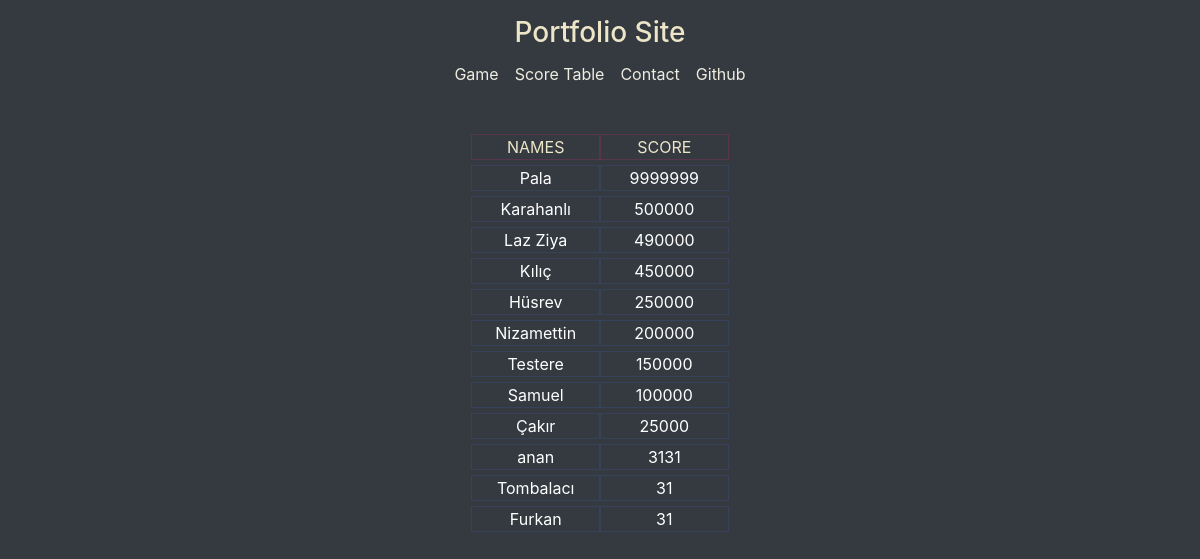
The page /table.html on the database its author committed.
### app.py (models this page shows, shortened)
class Player(db.Model):
    id = db.Column(db.Integer, primary_key=True)
    name = db.Column(db.String(20), unique=True, nullable=False)
    score = db.Column(db.Integer, nullable=False)

### app.py (the view)
@app.route('/table.html')
def table():
    players = Player.query.all()
    dic = dict()
    for i in range(len(players)):
        elem = {players[i].name:players[i].score}
        dic.update(elem)
    dic = {k: v for k, v in sorted(dic.items(), reverse=True, key = lambda item:item[1])}
    return render_template('table.html',values=dic)

### templates/table.html (shortened to what this page needs)
{% extends 'base.html'%}  {% block body %}
<div id="root" class="container d-flex w-50 h-100 p-3 mx-auto flex-column">
  <header class="mb-auto">
    <div>
      <h3 class="float-md-start mb-0">Portfolio Site</h3>
      <nav class="nav nav-masthead justify-content-center float-md-end">
        <div class="d-flex flex-row mb-3">
          <div class="p-2">
            <a
              class="nav-link fw-bold py-1 px-0 NavLink"
              aria-current="page"
              href="index.html"
              >Game</a
            >
          </div>
          <div class="p-2">
            <a
              class="nav-link fw-bold py-1 active px-0 NavLink"
              aria-current="page"
              href="table.html"
              >Score Table</a
            >
          </div>
          <div class="p-2">
            <a class="nav-link fw-bold py-1 px-0 NavLink" href="contact.html"
              >Contact</a
            >
          </div>
          <div class="p-2">
            <a class="nav-link fw-bold py-1 px-0 NavLink" href="#">Github</a>
          </div>
        </div>
      </nav>
    </div>
  </header>
  <main>
    <div class="container" id="table">
      <div class="row row-cols-2">
        <div class="col tableHead">Names</div>
        <div class="col tableHead">Score</div>
        {% for key, value in values.items() %}
        <div class="col">{{key}}</div>
        <div class="col">{{value}}</div>
        {% endfor %}
      </div>
    </div>
  </main>
</div>
{% endblock %}

### templates/base.html (shortened to what this page needs)
<!DOCTYPE html>
<html lang="en">
  <head>
    <link
      href="../static/css/node_modules/bootstrap/dist/css/bootstrap.min.css"
      rel="stylesheet"
    />
    <link rel="stylesheet" href="../static/css/main.css" />
  </head>
  <body class="d-flex h-100 text-center text-white bg-dark">
    {% block body%} {% endblock %}
  </body>
</html>

### static/css/main.css (style rules this page uses)
.NavLink:link,:visited { color: #efece0; text-decoration: none; }
.active { color: #ffffff; }
h3,text,label { color: #ECE5C7; }
.col { border: solid 1px #354259; margin-bottom: 5px; }
#table { padding-right: 30%; padding-left: 30%; margin-top: 20px; }
.tableHead { border: solid 1px #59354e !important; color: #ECE5C7; text-transform: uppercase; }

### rows shown on the page
Player: name "Pala", score "9999999"
Player: name "Karahanlı", score "500000"
Player: name "Laz Ziya", score "490000"
Player: name "Kılıç", score "450000"
Player: name "Hüsrev", score "250000"
Player: name "Nizamettin", score "200000"
Player: name "Testere", score "150000"
Player: name "Samuel", score "100000"
Player: name "Çakır", score "25000"
Player: name "anan", score "3131"
Player: name "Tombalacı", score "31"
Player: name "Furkan", score "31"
